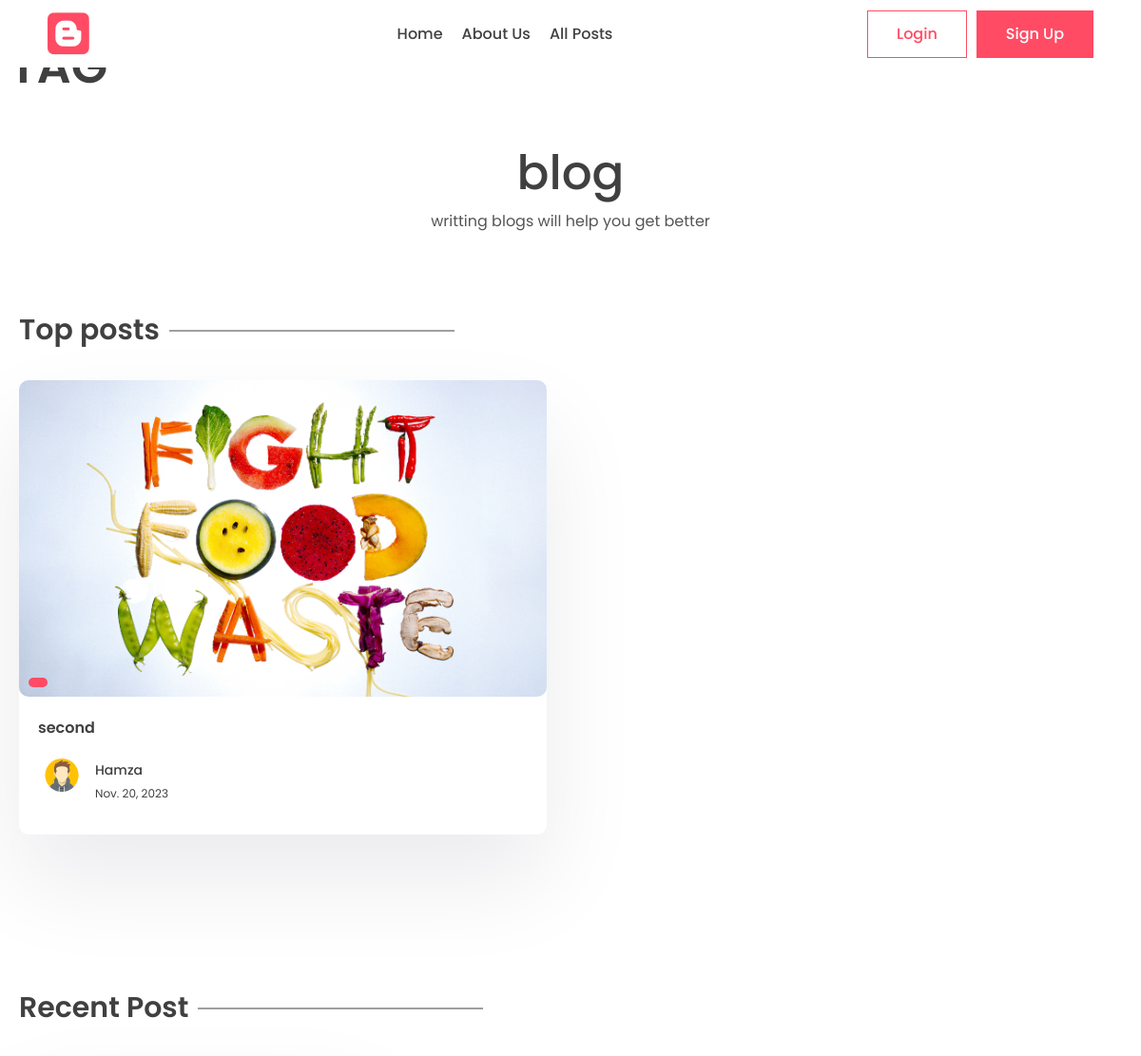
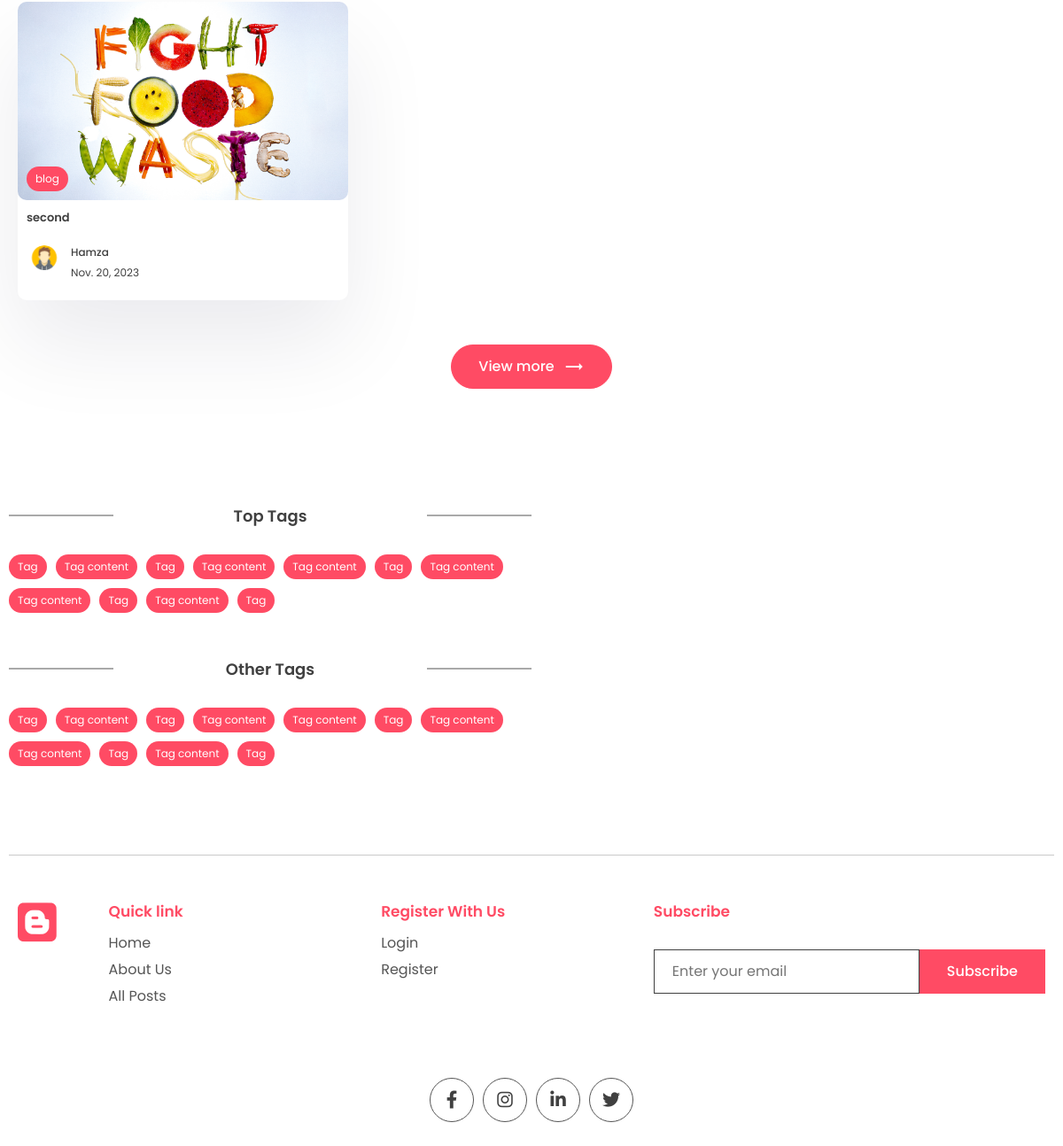
/tag/blog, run on the app's committed database (2 pictures, top to bottom).
### firstapp/models.py (models this page shows, shortened)
class Tag(models.Model):
    name = models.CharField(max_length = 100)
    description = models.CharField(max_length = 100)
    slug = models.SlugField(max_length=200, unique = True)

class Post(models.Model):
    title = models.CharField(max_length= 200)
    content = models.TextField()
    last_updated = models.DateTimeField(auto_now = True)
    slug = models.SlugField(max_length = 200, unique= True)
    image = models.ImageField(null=True, blank=True, upload_to="images/")
    tags = models.ManyToManyField(Tag, blank=True, related_name='post')
    view_count = models.IntegerField(null=True, blank=True)
    is_featured = models.BooleanField(default =False)
    author = models.ForeignKey(User, on_delete =models.CASCADE, null=True,blank=True)
    bookmarks = models.ManyToManyField(User,related_name='bookmarks', default=None, blank=True)
    likes = models.ManyToManyField(User,related_name='post_like', default=None, blank=True)

class Profile(models.Model):
    user = models.OneToOneField(User, on_delete=models.CASCADE)
    profile_image = models.ImageField(null=True, blank=True, upload_to="images/")
    slug = models.SlugField(max_length=200, unique=True)
    bio = models.CharField(max_length=200)

### firstapp/views.py (the view)
# urls.py: path('tag/<slug:slug>',views.tag_page,name='tag_page'),
def tag_page(request, slug):
    tag = Tag.objects.get(slug=slug)
    top_posts = Post.objects.filter(tags__in=[tag.id]).order_by('-view_count')[0:2]
    recent_posts = Post.objects.filter(tags__in=[tag.id]).order_by('-last_updated')[0:2]
    context = {'tag':tag, 'top_posts':top_posts, 'recent_posts':recent_posts }
    return render(request, 'firstapp/tag.html', context)

### firstapp/templates/firstapp/tag.html (shortened to what this page needs)
{% extends "base.html" %}
{% block content %}
      <div class="container">
        <div class="layout">
          <div class="left">
            <div class="page-top">
              <div class="top flex">
                <div class="page-name">
                  <a href="#" class="learn">
                  </a>
                  <h1>Tag</h1>
                </div>
              </div>
            </div>
            <center>
              <div class="typo">
                <h1 class="title">{{tag.name}}</h1>
                <p>
                  {{tag.description}}
                </p>
              </div>
            </center>
            <section class="sp">
              <div class="container">
                <h1 class="sec-title">Top posts</h1>
                <div class="grid-2 blog">
                  {% for post in top_posts %}
                  <a href="{% url 'post_page' post.slug %}">
                    <div class="card">
                      <div class="post-img">
                        <img src="{{post.image.url}}" alt="" />
                        <div class="tag">{{post.tag.all.0.name}}</div>
                      </div>
                      <div class="card-content">
                        <h3>
                          {{post.title}}
                        </h3>
                        <div class="author">
                          <div class="profile-pic">
                            <img src="{{post.author.profile.profile_image.url}}" alt="" />
                          </div>
                          <div class="details">
                            <p>{{post.author.first_name}}</p>
                            <small>{{post.last_updated|date}}</small>
                          </div>
                        </div>
                      </div>
                    </div>
                  </a>
                  {% endfor %}
                </div>
              </div>
            </section>
            <section class="sp">
              <div class="container">
                <h1 class="sec-title">Recent Post</h1>
                <div class="grid-3 blog-grid">
                  {% for post in recent_posts %}
                  <a href="{% url 'post_page' post.slug %}">
                    <div class="card">
                      <div class="post-img">
                        <img src="{{post.image.url}}" alt="" />
                        <div class="tag">{{post.tags.all.0.name}}</div>
                      </div>
                      <div class="card-content">
                        <h3>
                          {{post.title}}
                        </h3>
                        <div class="author">
                          <div class="profile-pic">
                            <img src="{{post.author.profile.profile_image.url}}" alt="" />
                          </div>
                          <div class="details">
                            <p>{{post.author.first_name}}</p>
                            <small>{{post.last_updated|date}}</small>
                          </div>
                        </div>
                      </div>
                    </div>
                  </a>
                  {% endfor %}
                </div>
                <center>
                  <button class="btn btn-primary rounded view">
                    View more
                    <span class="material-icons"> trending_flat </span>
                  </button>
                </center>
              </div>
            </section>
          <div class="right">
            <div class="block">
              <h2 class="title2">Top Tags</h2>
              <div class="blog-tags">
                <div class="tag">Tag</div>
                <div class="tag">Tag content</div>
                <div class="tag">Tag</div>
                <div class="tag">Tag content</div>
                <div class="tag">Tag content</div>
                <div class="tag">Tag</div>
                <div class="tag">Tag content</div>
                <div class="tag">Tag content</div>
                <div class="tag">Tag</div>
                <div class="tag">Tag content</div>
                <div class="tag">Tag</div>
              </div>
            </div>
            <div class="block">
              <h2 class="title2">Other Tags</h2>
              <div class="blog-tags">
                <div class="tag">Tag</div>
                <div class="tag">Tag content</div>
                <div class="tag">Tag</div>
                <div class="tag">Tag content</div>
                <div class="tag">Tag content</div>
                <div class="tag">Tag</div>
                <div class="tag">Tag content</div>
                <div class="tag">Tag content</div>
                <div class="tag">Tag</div>
                <div class="tag">Tag content</div>
                <div class="tag">Tag</div>
              </div>
            </div>
          </div>
        </div>
      </div>
{% endblock content %}

### firstapp/static/app/style.css (style rules this page uses)
* { margin: 0; padding: 0; box-sizing: border-box; text-decoration: none; border: none; outline: none; list-style: none; font-family: "Poppins", sans-serif; color: var(--black); }
:root { --red: #ff4b64; --black: #404040; --des: #555555; --shadow: #ffffff1a 0px 1px 1px 0px inset, #32325d40 0px 50px 100px -20px, #0000004d 0px 30px 60px -30px; --shadow2: rgba(17, 12, 46, 0.084) 0px 48px 100px 0px; }
html { font-size: 62.5%; }
[class*="grid"] { display: grid; }
img { width: 100%; }
.container { max-width: 1220px; margin: auto; padding: 0 10px; }
p, a { font-size: 1.6rem; color: var(--des); }
.btn { cursor: pointer; height: 5rem; padding: 0 3rem; font-size: 1.6rem; font-weight: 500; border: 1px solid var(--red); display: flex; align-items: center; justify-content: center; gap: 1rem; }
.btn span { color: white; }
.btn-primary { background: var(--red); color: white; }
.rounded { border-radius: 5rem; }
.typo { width: 50%; margin-top: 5rem; }
.title { font-size: 5rem; font-weight: 500; }
.sp { padding: 8rem 0; }
.grid-2 { grid-template-columns: 1.3fr 1fr; align-items: center; }
.post-img { height: 40rem; width: 100%; overflow: hidden; border-radius: 1rem; }
.post-img img { height: 100%; object-fit: cover; object-position: center; }
.learn { display: flex; align-items: center; gap: 1rem; color: var(--red); margin-top: 2rem; }
.sec-title { font-size: 3rem; font-weight: 600; position: relative; width: fit-content; margin-bottom: 3rem; }
.sec-title::after { content: ""; position: absolute; right: -31rem; height: 1px; width: 30rem; background: var(--black); top: 50%; transform: translateY(-50%); }
.grid-3 { grid-template-columns: repeat(3, 1fr); gap: 5rem; }
.card { background: white; box-shadow: var(--shadow2); border-radius: 1rem; cursor: pointer; transition: 0.3s; }
.post-img { position: relative; }
.tag { position: absolute; bottom: 1rem; left: 1rem; background: var(--red); color: white; border-radius: 5rem; padding: 0.5rem 1rem; font-size: 1.2rem; }
.card-content { padding: 2rem; padding-bottom: 3rem; }
.card h3 { font-size: 1.6rem; font-weight: 600; }
.card .post-img { width: 100%; height: unset; aspect-ratio: 1/0.6; }
.author { display: flex; align-items: center; gap: 1rem; margin-top: 2rem; }
.profile-pic { width: 5rem; aspect-ratio: 1/1; border-radius: 50%; overflow: hidden; }
.author p { color: var(--black); font-weight: 500; font-size: 1.4rem; }
.author small { color: var(--black); font-size: 1.2rem; }
.view { margin-top: 5rem; }
.layout { display: flex; gap: 5rem; }
.left { width: 100%; height: 100%; }
.right { position: sticky; top: 70px; height: 100%; width: 50%; }
.page-name h1 { font-size: 5rem; text-transform: uppercase; font-weight: 600; line-height: 5rem; }
.flex { display: flex; align-items: flex-end; justify-content: space-between; }
.left .typo { width: 100%; }
.blog { grid-template-columns: 1fr 1fr; gap: 5rem; }
.title2 { position: relative; font-size: 1.8rem; text-align: center; font-weight: 600; margin-bottom: 3rem; }
.title2::before { content: ""; position: absolute; height: 1px; width: 20%; background: var(--des); left: 0; top: 50%; transform: translateY(-50%); }
.title2::after { content: ""; position: absolute; height: 1px; width: 20%; background: var(--des); right: 0; top: 50%; transform: translateY(-50%); }
.blog-grid { gap: 2rem; }
.blog-grid .card-content { padding: 1rem; padding-bottom: 2rem; }
.blog-grid .card h3 { font-size: 1.3rem; font-weight: 600; }
.blog-grid .profile-pic { width: 4rem; }
.blog-grid .author p { font-size: 1.2rem; }
.block { margin-top: 5rem; }
.blog-tags .tag { position: unset; width: fit-content; }
.blog-tags { display: flex; align-items: center; flex-wrap: wrap; gap: 1rem; margin-top: 3rem; }

### data on the page
Tag: name "blog", description "writting blogs will help you get better"
Post: image (picture), title "second", author.profile.profile_image (picture), author.first_name "Hamza", last_updated "Nov. 20, 2023", tags.all.0.name "blog"
